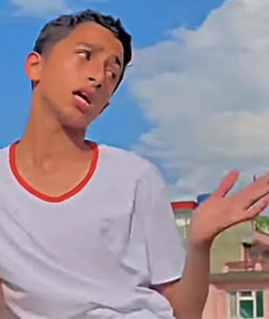
#> input picture image.png, 269 x 319 px
$ python LineDrawing.py
#> lines starting #> are read from the running program, lines starting #| are printed output that depends on the picture; after the words box and inside, x2 and y2 are one past the last pixel; in counts of white or black regions, pixels touching at a corner belong together
#cv2.line(img,pt1,pt2,color,thickness)
#pt1=point 1 (start point ) pt2=point2 in (x,y)

import cv2

# Load your image
img = cv2.imread("image.png")
#> img is the input picture: shape (319, 269, 3); mean B, G, R 157.3, 146, 154.8

# Draw a line on the image
# Syntax: cv2.line(image, pt1, pt2, color, thickness)
cv2.line(img, (50, 50), (300, 50), (0, 0, 255), 4)   # Red horizontal line
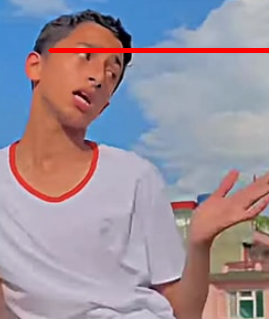
#> img: shape (319, 269, 3); 1.28% of pixels changed, all inside (x1, y1, x2, y2) = (48, 48, 269, 53)

# Show the image with the line
cv2.imshow("Image with Line", img)
cv2.waitKey(0)
cv2.destroyAllWindows()

$ run again, with person.png copied over image.png
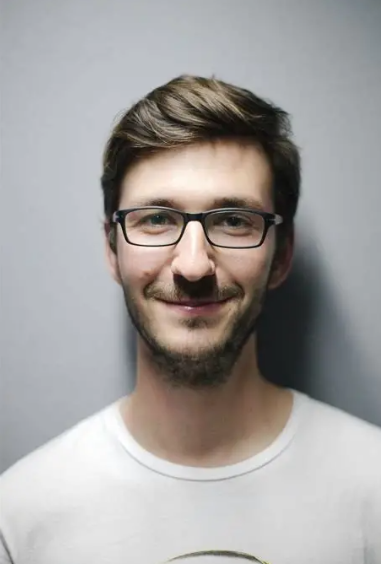
#> input picture person.png, 381 x 564 px
#> img is the input picture: shape (564, 381, 3); mean B, G, R 158.4, 159.9, 162.9
#> `cv2.line(img, (50, 50), (300, 50), (0, 0, 255), 4)`:
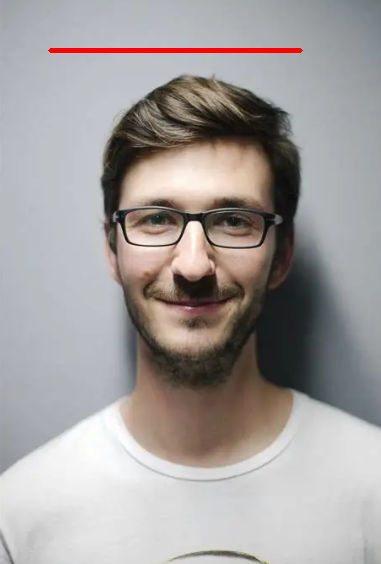
#> img: shape (564, 381, 3); 0.59% of pixels changed, all inside (x1, y1, x2, y2) = (48, 48, 303, 53)
